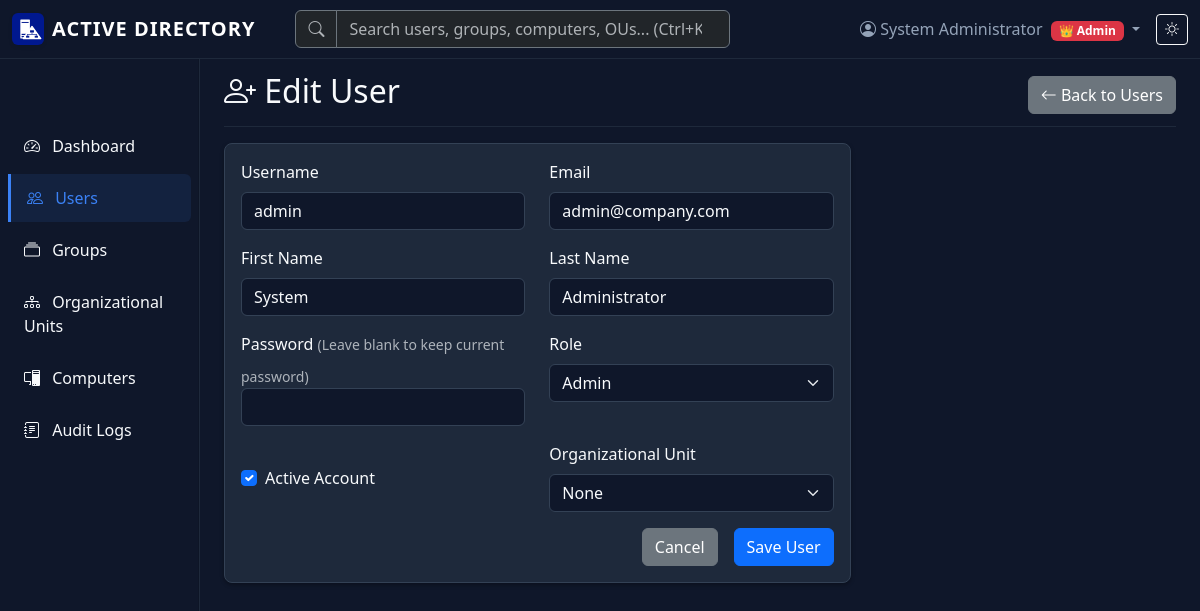
The app's page /users/edit/1 (signed in) with its own data.
### models.py (models this page shows, shortened)
class User(UserMixin, db.Model):
    id = db.Column(db.Integer, primary_key=True)
    username = db.Column(db.String(80), unique=True, nullable=False, index=True)
    email = db.Column(db.String(120), unique=True, nullable=False, index=True)
    password_hash = db.Column(db.String(255), nullable=False)
    first_name = db.Column(db.String(50), nullable=False)
    last_name = db.Column(db.String(50), nullable=False)
    role = db.Column(db.String(20), nullable=False, default='User')  # Admin or User
    is_active = db.Column(db.Boolean, default=True, nullable=False)
    failed_attempts = db.Column(db.Integer, default=0, nullable=False)
    locked_until = db.Column(db.DateTime, nullable=True)
    created_at = db.Column(db.DateTime, default=lambda: datetime.now(timezone.utc), nullable=False)
    last_login = db.Column(db.DateTime, nullable=True)
    ou_id = db.Column(db.Integer, db.ForeignKey('organizational_unit.id'), nullable=True)
    groups = db.relationship('Group', secondary=group_members, lazy='subquery',
                           backref=db.backref('members', lazy=True))
    audit_logs = db.relationship('AuditLog', backref='user', lazy=True)
    def is_admin(self):
        if self.role == 'Admin':
            return True
        admin_groups = [g for g in self.groups if g.grant_admin_rights]
        return len(admin_groups) > 0
    def has_read_write_permission(self):
        if self.is_admin():
            return True
        read_write_groups = [g for g in self.groups if g.permissions in ['read-write', 'admin']]
        return len(read_write_groups) > 0

### app.py (the view, shortened to what this page needs)
@app.route('/users/edit/<int:id>', methods=['GET', 'POST'])
@admin_required
@read_write_required
def edit_user(id):
    user = User.query.get_or_404(id)
    form = UserForm(original_user=user)
    if request.method == 'GET':
        form.username.data = user.username
        form.email.data = user.email
        form.first_name.data = user.first_name
        form.last_name.data = user.last_name
        form.role.data = user.role
        form.is_active.data = user.is_active
        form.ou_id.data = user.ou_id or 0
    return render_template('user_form.html', title='Edit User', form=form, action='Edit', user=user)

### app.py (called while the page is built)
def create_app(config_name=None):
    app = Flask(__name__)
    config_name = config_name or os.environ.get('FLASK_CONFIG', 'default')
    app.config.from_object(config[config_name])
    db.init_app(app)
    login_manager = LoginManager()
    login_manager.init_app(app)
    login_manager.login_view = 'login'
    login_manager.login_message = 'Please log in to access this page.'
    login_manager.login_message_category = 'warning'
    @login_manager.user_loader
    def load_user(user_id):
        return User.query.get(int(user_id))
    @app.before_request
    def before_request():
        from flask_login import current_user
        if current_user.is_authenticated:
            try:
                db.session.expire(current_user)
                db.session.expire_all()
            except Exception:
                pass  # If refresh fails, continue with current user object
    return app

### auth.py (called while the page is built)
def admin_required(f):
    @wraps(f)
    def decorated_function(*args, **kwargs):
        if not current_user.is_authenticated:
            flash('Please log in to access this page.', 'warning')
            return redirect(url_for('login', next=request.url))
        if not current_user.is_admin():
            flash('Admin access required.', 'error')
            return redirect(url_for('dashboard'))
        return f(*args, **kwargs)
    return decorated_function

def read_write_required(f):
    @wraps(f)
    def decorated_function(*args, **kwargs):
        if not current_user.is_authenticated:
            flash('Please log in to access this page.', 'warning')
            return redirect(url_for('login', next=request.url))
        if not current_user.is_active:
            flash('Your account has been deactivated. Please contact an administrator.', 'error')
            return redirect(url_for('login'))
        if not current_user.has_read_write_permission():
            flash('You do not have permission to perform this action. Standard User access only.', 'danger')
            return redirect(url_for('dashboard'))
        return f(*args, **kwargs)
    return decorated_function

### templates/user_form.html (shortened to what this page needs)
{% extends "base.html" %}
{% block content %}
<div class="d-flex justify-content-between flex-wrap flex-md-nowrap align-items-center pt-3 pb-2 mb-3 border-bottom">
    <h1 class="h2"><i class="bi bi-person-plus"></i> {{ action }} User</h1>
    <a href="{{ url_for('users') }}" class="btn btn-secondary">
        <i class="bi bi-arrow-left"></i> Back to Users
    </a>
</div>
<div class="row">
    <div class="col-md-8">
        <div class="card">
            <div class="card-body">
                <form method="POST">
                    <div class="row">
                        <div class="col-md-6 mb-3">
                            {{ form.username.label(class="form-label") }}
                            {{ form.username(class="form-control") }}
                        </div>
                        <div class="col-md-6 mb-3">
                            {{ form.email.label(class="form-label") }}
                            {{ form.email(class="form-control") }}
                        </div>
                    </div>
                    <div class="row">
                        <div class="col-md-6 mb-3">
                            {{ form.first_name.label(class="form-label") }}
                            {{ form.first_name(class="form-control") }}
                        </div>
                        <div class="col-md-6 mb-3">
                            {{ form.last_name.label(class="form-label") }}
                            {{ form.last_name(class="form-control") }}
                        </div>
                    </div>
                    <div class="row">
                        <div class="col-md-6 mb-3">
                            {{ form.password.label(class="form-label") }}
                            {% if action == 'Edit' %}
                                <small class="text-muted">(Leave blank to keep current password)</small>
                            {% endif %}
                            {{ form.password(class="form-control") }}
                        </div>
                        <div class="col-md-6 mb-3">
                            {{ form.role.label(class="form-label") }}
                            {{ form.role(class="form-select") }}
                        </div>
                    </div>
                    <div class="row">
                        <div class="col-md-6 mb-3">
                            <div class="form-check mt-4">
                                {{ form.is_active(class="form-check-input") }}
                                {{ form.is_active.label(class="form-check-label") }}
                            </div>
                        </div>
                        <div class="col-md-6 mb-3">
                            {{ form.ou_id.label(class="form-label") }}
                            {{ form.ou_id(class="form-select") }}
                        </div>
                    </div>
                    <div class="d-grid gap-2 d-md-flex justify-content-md-end">
                        <a href="{{ url_for('users') }}" class="btn btn-secondary me-md-2">Cancel</a>
                        {{ form.submit(class="btn btn-primary") }}
                    </div>
                </form>
            </div>
        </div>
    </div>
</div>
{% endblock %}

### templates/base.html (shortened to what this page needs)
<!DOCTYPE html>
<html lang="en" data-bs-theme="dark">
<head>
    <link href="https://cdn.jsdelivr.net/npm/bootstrap@5.3.2/dist/css/bootstrap.min.css" rel="stylesheet">
    <link href="https://cdn.jsdelivr.net/npm/bootstrap-icons@1.11.1/font/bootstrap-icons.css" rel="stylesheet">
    <link href="{{ url_for('static', filename='css/custom.css') }}" rel="stylesheet">
</head>
<body>
    {% if current_user.is_authenticated %}
    <nav class="navbar navbar-expand-lg navbar-dark bg-primary fixed-top">
        <div class="container-fluid">
            <a class="navbar-brand d-flex align-items-center" href="{{ url_for('dashboard') }}">
                <strong style="letter-spacing: 1px; font-weight: 700;">ACTIVE DIRECTORY</strong>
            </a>
            <div class="collapse navbar-collapse" id="navbarNav">
                <ul class="navbar-nav me-auto mb-2 mb-lg-0 w-50">
                    <li class="nav-item w-100 ms-lg-4">
                        <form class="d-flex" action="{{ url_for('search') }}" method="GET">
                            <div class="input-group">
                                <span class="input-group-text bg-dark border-secondary text-muted"><i class="bi bi-search"></i></span>
                                <input class="form-control bg-dark border-secondary text-light" type="search" name="q" placeholder="Search users, groups, computers, OUs... (Ctrl+K)" aria-label="Search">
                            </div>
                        </form>
                    </li>
                </ul>
                <ul class="navbar-nav align-items-center">
                    <li class="nav-item dropdown">
                        <a class="nav-link dropdown-toggle" href="#" role="button" data-bs-toggle="dropdown">
                            <i class="bi bi-person-circle"></i> {{ current_user.first_name }} {{ current_user.last_name }}
                            {% if current_user.is_admin() %}
                                <span class="badge bg-danger ms-1">👑 Admin</span>
                            {% endif %}
                        </a>
                    </li>
                    <li class="nav-item">
                        <button class="btn btn-outline-light btn-sm ms-2" onclick="toggleTheme()" id="themeToggle">
                        </button>
                    </li>
                </ul>
            </div>
        </div>
    </nav>
    {% endif %}
    <div class="container-fluid">
        <div class="row">
            {% if current_user.is_authenticated %}
            <nav class="col-md-2 d-md-block bg-body-secondary sidebar collapse">
                <div class="position-sticky pt-3">
                    <ul class="nav flex-column">
                        <li class="nav-item">
                            <a class="nav-link {% if request.endpoint == 'dashboard' %}active{% endif %}"
                               href="{{ url_for('dashboard') }}">
                                <i class="bi bi-speedometer2"></i> Dashboard
                            </a>
                        </li>
                        <li class="nav-item">
                            <a class="nav-link {% if request.endpoint in ['users', 'add_user', 'edit_user'] %}active{% endif %}"
                               href="{{ url_for('users') }}">
                                <i class="bi bi-people"></i> Users
                            </a>
                        </li>
                        <li class="nav-item">
                            <a class="nav-link {% if request.endpoint in ['groups', 'add_group', 'edit_group'] %}active{% endif %}"
                               href="{{ url_for('groups') }}">
                                <i class="bi bi-collection"></i> Groups
                            </a>
                        </li>
                        <li class="nav-item">
                            <a class="nav-link {% if request.endpoint and request.endpoint.startswith('ou_bp.') %}active{% endif %}"
                               href="{{ url_for('ou_bp.organizational_units') }}">
                                <i class="bi bi-diagram-3"></i> Organizational Units
                            </a>
                        </li>
                        <li class="nav-item">
                            <a class="nav-link {% if request.endpoint in ['computers', 'add_computer', 'edit_computer'] %}active{% endif %}"
                               href="{{ url_for('computers') }}">
                                <i class="bi bi-pc-display"></i> Computers
                            </a>
                        </li>
                        <li class="nav-item">
                            <a class="nav-link {% if request.endpoint == 'audit_logs' %}active{% endif %}"
                               href="{{ url_for('audit_logs') }}">
                                <i class="bi bi-journal-text"></i> Audit Logs
                            </a>
                        </li>
                    </ul>
                </div>
            </nav>
            {% endif %}
            <main class="{% if current_user.is_authenticated %}col-md-9 ms-sm-auto col-lg-10 px-md-4{% else %}col-12{% endif %}">
                {% block content %}{% endblock %}
            </main>
        </div>
    </div>
</body>
</html>

### static/css/custom.css (style rules this page uses)
body { padding-top: 56px; }
[data-bs-theme="dark"] { --bs-body-bg: #0f172a; --bs-body-color: #f8fafc; --bs-border-color: #1e293b; --bs-primary: #3b82f6; --bs-success: #10b981; --bs-warning: #f59e0b; --bs-danger: #ef4444; --bs-info: #0ea5e9; --bs-secondary: #64748b; }
[data-bs-theme="dark"] .sidebar { background-color: #0f172a !important; border-right: 1px solid #1e293b; }
[data-bs-theme="dark"] .navbar { background-color: #0f172a !important; border-bottom: 1px solid #1e293b; }
[data-bs-theme="dark"] .nav-link { color: #94a3b8; transition: all 0.2s ease; }
[data-bs-theme="dark"] .nav-link.active { color: #3b82f6; background-color: rgba(59, 130, 246, 0.1); border-left: 3px solid #3b82f6; border-radius: 0 0.375rem 0.375rem 0; }
[data-bs-theme="dark"] .card { background-color: #1e293b; border-color: #334155; box-shadow: 0 4px 6px -1px rgba(0, 0, 0, 0.1), 0 2px 4px -1px rgba(0, 0, 0, 0.06); }
[data-bs-theme="dark"] .form-control, [data-bs-theme="dark"] .form-select { background-color: #0f172a; border-color: #334155; color: #f8fafc; }
.sidebar { position: fixed; top: 56px; bottom: 0; left: 0; z-index: 100; padding: 48px 0 0; box-shadow: inset -1px 0 0 rgba(0, 0, 0, 0.1); }
.sidebar .nav-link { font-weight: 500; color: inherit; padding: 0.75rem 1rem; border-radius: 0.375rem; margin: 0.125rem 0.5rem; }
.sidebar .nav-link .bi { margin-right: 0.5rem; }
main { margin-top: 48px; }
.badge { font-size: 0.75em; }
#themeToggle { transition: all 0.3s ease; }
.card { border-radius: 0.5rem; box-shadow: 0 0.125rem 0.25rem rgba(0, 0, 0, 0.075); }
[data-bs-theme="dark"] .card { box-shadow: 0 0.125rem 0.25rem rgba(0, 0, 0, 0.3); }
.form-control, .form-select { border-radius: 0.375rem; }

### records on screen
User: first_name "System", last_name "Administrator", username "admin", email "admin@company.com", role "Admin", is_active "☑", ou_id "None"

### other values on screen
{{ action }} "Edit"
